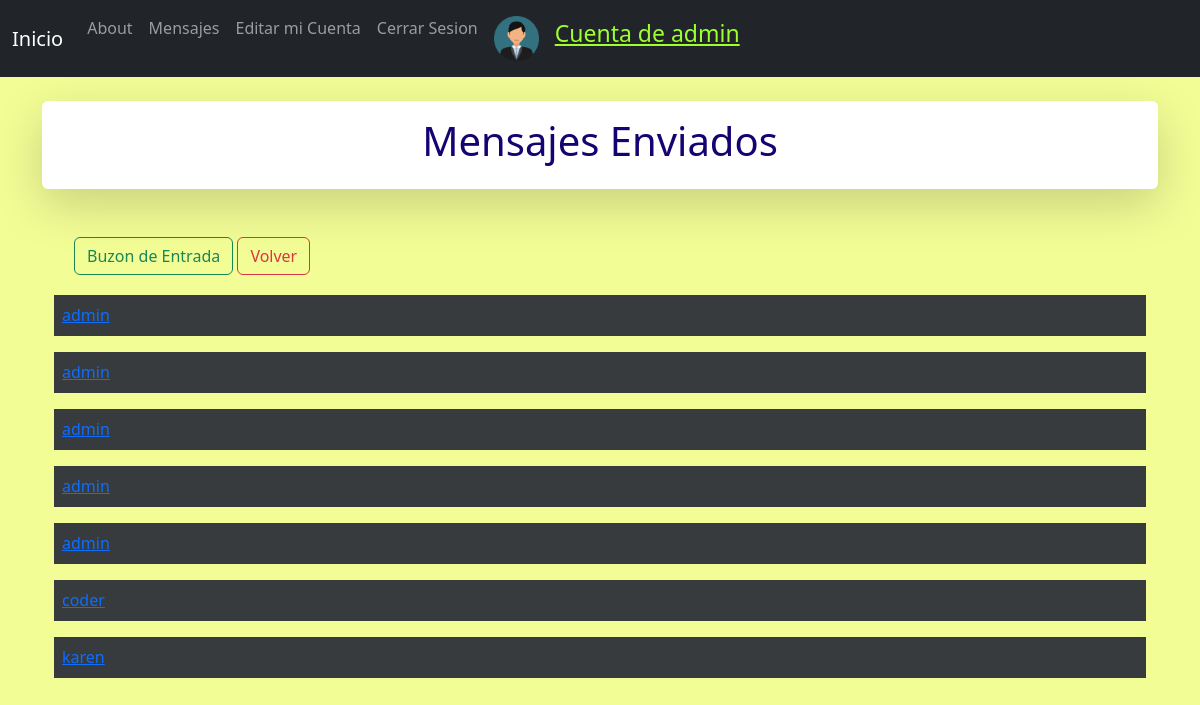
Screenshot of /AppMensajeria/buzonSalida/4 (signed in) with the database file from the repository.
### AppMensajeria/models.py (models this page shows, shortened)
class Mensaje(models.Model):
    emisor = models.ForeignKey(
        settings.AUTH_USER_MODEL,
        on_delete=models.CASCADE,
        related_name='emisor',
    )
    receptor = models.ForeignKey(
        settings.AUTH_USER_MODEL,
        on_delete=models.CASCADE,
        related_name='receptor',
    )
    texto = models.TextField()

### AppMensajeria/views.py (the view)
# urls.py: path('buzonSalida/<id>', views.buzonSalida, name='buzonSalida'),
def buzonSalida(request,id):
    mensajes = Mensaje.objects.filter(emisor=id)
    return render(request, 'buzonSalida.html',{'mensajes':mensajes,'avatar':getAvatar(request)})

### appBlog/views.py (called while the page is built)
def getAvatar(request):
    lista = Avatar.objects.filter(user=request.user.id)
    if len(lista)!=0:
        imagen=lista[0].imagen.url
    else:
        imagen=''
    return imagen

### AppMensajeria/templates/buzonSalida.html (shortened to what this page needs)
{% extends 'base.html' %}
{% block content %}
    <div class="shadow-lg p-3 mb-5 bg-body rounded">
        <h1 style="text-align: center;">Mensajes Enviados</h1>
    </div>
    <div class="container" style="margin: 20px">
        <a class="btn btn-outline-success" href="{% url 'buzonEntrada' user.id %}">Buzon de Entrada</a>
        <a class="btn btn-outline-danger" href="{% url 'enviarMensaje' %}">Volver</a>
    </div>
    {% if mensajes %}
        {% for mensaje in mensajes %}
        <div class="container">
            <table class="table table-dark">
                    <td colspan="2" class="table-active"><a href="{% url 'mensajeCompleto' mensaje.id %}">{{mensaje.receptor}}</a></td>
            </table>
        </div>
        {% endfor %}
    {% else %}
        <h2>No hay mensajes recibidos</h2>
    {% endif %}
{% endblock %}

### appBlog/templates/base.html (shortened to what this page needs)
{% load static %}
<!doctype html>
<html lang="en">
  <head>
    <link href="https://cdn.jsdelivr.net/npm/bootstrap@5.2.1/dist/css/bootstrap.min.css" rel="stylesheet">
  </head>
  <body style="background-color: rgb(243, 253, 150);">
    <nav class="navbar navbar-expand-lg navbar-dark bg-dark">
        <div class="container-fluid">
          <a class="navbar-brand" href="{% url 'inicio' %}">Inicio</a>
          <div class="collapse navbar-collapse" id="navbarSupportedContent">
            <ul class="navbar-nav me-auto mb-2 mb-lg-0">
              <li class="nav-item">
                <a class="nav-link" href="{% url 'about' %}">About</a>
              </li>
              {% if user.is_authenticated %}
              <li class="nav-item">
                <a class="nav-link" href="{% url 'enviarMensaje' %}">Mensajes</a>
              </li>
              <li class="nav-item">
                <a class="nav-link" href="{% url 'editarPerfil' %}">Editar mi Cuenta</a>
              </li>
              <li class="nav-item">
                <a class="nav-link" href="{% url 'logout' %}">Cerrar Sesion</a>
              </li>
              <li class="nav-item">
                <a class="nav-link" href="{% url 'addAvatar' %}"><img src="{{ avatar }}" width="45px" alt="avatar-img"></a>
              </li>
              <li class="nav-item">
                <a class="nav-link" style="font-size: 23px; text-decoration:underline; color:rgb(158, 255, 47);" href="{% url 'editarPerfil' %}">Cuenta de {{user.username}}</a>
              </li>
              {% endif %}
            </ul>
          </div>
        </div>
    </nav>
    <br>
    <div class="container" style="color:rgb(20, 4, 114);">
        {% block content %}
        {% endblock %}
    </div>
  </body>
</html>

### rows the page displays
Mensaje: receptor "admin"
Mensaje: receptor "admin"
Mensaje: receptor "admin"
Mensaje: receptor "admin"
Mensaje: receptor "admin"
Mensaje: receptor "coder"
Mensaje: receptor "karen"

### other values shown
{{ user.username }} "admin"
